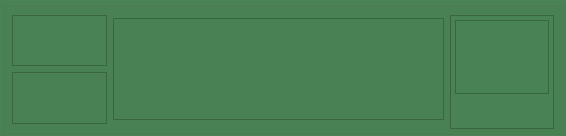
       <widget class="QGroupBox" name="groupBox_board" >
        <property name="minimumSize" >
         <size>
          <width>566</width>
          <height>136</height>
         </size>
        </property>
        <property name="maximumSize" >
         <size>
          <width>566</width>
          <height>136</height>
         </size>
        </property>
        <property name="palette" >
         <palette>
          <active>
           <colorrole role="WindowText" >
            <brush brushstyle="SolidPattern" >
             <color alpha="255" >
              <red>0</red>
              <green>0</green>
              <blue>0</blue>
             </color>
            </brush>
           </colorrole>
           <colorrole role="Button" >
            <brush brushstyle="SolidPattern" >
             <color alpha="255" >
              <red>221</red>
              <green>223</green>
              <blue>228</blue>
             </color>
            </brush>
           </colorrole>
           <colorrole role="Light" >
            <brush brushstyle="SolidPattern" >
             <color alpha="255" >
              <red>255</red>
              <green>255</green>
              <blue>255</blue>
             </color>
            </brush>
           </colorrole>
           <colorrole role="Midlight" >
            <brush brushstyle="SolidPattern" >
             <color alpha="255" >
              <red>255</red>
              <green>255</green>
              <blue>255</blue>
             </color>
            </brush>
           </colorrole>
           <colorrole role="Dark" >
            <brush brushstyle="SolidPattern" >
             <color alpha="255" >
              <red>85</red>
              <green>85</green>
              <blue>85</blue>
             </color>
            </brush>
           </colorrole>
           <colorrole role="Mid" >
            <brush brushstyle="SolidPattern" >
             <color alpha="255" >
              <red>199</red>
              <green>199</green>
              <blue>199</blue>
             </color>
            </brush>
           </colorrole>
           <colorrole role="Text" >
            <brush brushstyle="SolidPattern" >
             <color alpha="255" >
              <red>0</red>
              <green>0</green>
              <blue>0</blue>
             </color>
            </brush>
           </colorrole>
           <colorrole role="BrightText" >
            <brush brushstyle="SolidPattern" >
             <color alpha="255" >
              <red>255</red>
              <green>255</green>
              <blue>255</blue>
             </color>
            </brush>
           </colorrole>
           <colorrole role="ButtonText" >
            <brush brushstyle="SolidPattern" >
             <color alpha="255" >
              <red>0</red>
              <green>0</green>
              <blue>0</blue>
             </color>
            </brush>
           </colorrole>
           <colorrole role="Base" >
            <brush brushstyle="SolidPattern" >
             <color alpha="255" >
              <red>255</red>
              <green>255</green>
              <blue>255</blue>
             </color>
            </brush>
           </colorrole>
           <colorrole role="Window" >
            <brush brushstyle="SolidPattern" >
             <color alpha="255" >
              <red>74</red>
              <green>131</green>
              <blue>83</blue>
             </color>
            </brush>
           </colorrole>
           <colorrole role="Shadow" >
            <brush brushstyle="SolidPattern" >
             <color alpha="255" >
              <red>0</red>
              <green>0</green>
              <blue>0</blue>
             </color>
            </brush>
           </colorrole>
           <colorrole role="Highlight" >
            <brush brushstyle="SolidPattern" >
             <color alpha="255" >
              <red>103</red>
              <green>141</green>
              <blue>178</blue>
             </color>
            </brush>
           </colorrole>
           <colorrole role="HighlightedText" >
            <brush brushstyle="SolidPattern" >
             <color alpha="255" >
              <red>255</red>
              <green>255</green>
              <blue>255</blue>
             </color>
            </brush>
           </colorrole>
           <colorrole role="Link" >
            <brush brushstyle="SolidPattern" >
             <color alpha="255" >
              <red>0</red>
              <green>0</green>
              <blue>238</blue>
             </color>
            </brush>
           </colorrole>
           <colorrole role="LinkVisited" >
            <brush brushstyle="SolidPattern" >
             <color alpha="255" >
              <red>82</red>
              <green>24</green>
              <blue>139</blue>
             </color>
            </brush>
           </colorrole>
           <colorrole role="AlternateBase" >
            <brush brushstyle="SolidPattern" >
             <color alpha="255" >
              <red>232</red>
              <green>232</green>
              <blue>232</blue>
             </color>
            </brush>
           </colorrole>
          </active>
          <inactive>
           <colorrole role="WindowText" >
            <brush brushstyle="SolidPattern" >
             <color alpha="255" >
              <red>0</red>
              <green>0</green>
              <blue>0</blue>
             </color>
            </brush>
           </colorrole>
           <colorrole role="Button" >
            <brush brushstyle="SolidPattern" >
             <color alpha="255" >
              <red>221</red>
              <green>223</green>
              <blue>228</blue>
             </color>
            </brush>
           </colorrole>
           <colorrole role="Light" >
            <brush brushstyle="SolidPattern" >
             <color alpha="255" >
              <red>255</red>
              <green>255</green>
              <blue>255</blue>
             </color>
            </brush>
           </colorrole>
           <colorrole role="Midlight" >
            <brush brushstyle="SolidPattern" >
             <color alpha="255" >
              <red>255</red>
              <green>255</green>
              <blue>255</blue>
             </color>
            </brush>
           </colorrole>
           <colorrole role="Dark" >
            <brush brushstyle="SolidPattern" >
             <color alpha="255" >
              <red>85</red>
              <green>85</green>
              <blue>85</blue>
             </color>
            </brush>
           </colorrole>
           <colorrole role="Mid" >
            <brush brushstyle="SolidPattern" >
             <color alpha="255" >
              <red>199</red>
              <green>199</green>
              <blue>199</blue>
             </color>
            </brush>
           </colorrole>
           <colorrole role="Text" >
            <brush brushstyle="SolidPattern" >
             <color alpha="255" >
              <red>0</red>
              <green>0</green>
              <blue>0</blue>
             </color>
            </brush>
           </colorrole>
           <colorrole role="BrightText" >
            <brush brushstyle="SolidPattern" >
             <color alpha="255" >
              <red>255</red>
              <green>255</green>
              <blue>255</blue>
             </color>
            </brush>
           </colorrole>
           <colorrole role="ButtonText" >
            <brush brushstyle="SolidPattern" >
             <color alpha="255" >
              <red>0</red>
              <green>0</green>
              <blue>0</blue>
             </color>
            </brush>
           </colorrole>
           <colorrole role="Base" >
            <brush brushstyle="SolidPattern" >
             <color alpha="255" >
              <red>255</red>
              <green>255</green>
              <blue>255</blue>
             </color>
            </brush>
           </colorrole>
           <colorrole role="Window" >
            <brush brushstyle="SolidPattern" >
             <color alpha="255" >
              <red>74</red>
              <green>131</green>
              <blue>83</blue>
             </color>
            </brush>
           </colorrole>
           <colorrole role="Shadow" >
            <brush brushstyle="SolidPattern" >
             <color alpha="255" >
              <red>0</red>
              <green>0</green>
              <blue>0</blue>
             </color>
            </brush>
           </colorrole>
           <colorrole role="Highlight" >
            <brush brushstyle="SolidPattern" >
             <color alpha="255" >
              <red>103</red>
              <green>141</green>
              <blue>178</blue>
             </color>
            </brush>
           </colorrole>
           <colorrole role="HighlightedText" >
            <brush brushstyle="SolidPattern" >
             <color alpha="255" >
              <red>255</red>
              <green>255</green>
              <blue>255</blue>
             </color>
            </brush>
           </colorrole>
           <colorrole role="Link" >
            <brush brushstyle="SolidPattern" >
             <color alpha="255" >
              <red>0</red>
              <green>0</green>
              <blue>238</blue>
             </color>
            </brush>
           </colorrole>
           <colorrole role="LinkVisited" >
            <brush brushstyle="SolidPattern" >
             <color alpha="255" >
              <red>82</red>
              <green>24</green>
              <blue>139</blue>
             </color>
            </brush>
           </colorrole>
           <colorrole role="AlternateBase" >
            <brush brushstyle="SolidPattern" >
             <color alpha="255" >
              <red>232</red>
              <green>232</green>
              <blue>232</blue>
             </color>
            </brush>
           </colorrole>
          </inactive>
          <disabled>
           <colorrole role="WindowText" >
            <brush brushstyle="SolidPattern" >
             <color alpha="255" >
              <red>128</red>
              <green>128</green>
              <blue>128</blue>
             </color>
            </brush>
           </colorrole>
           <colorrole role="Button" >
            <brush brushstyle="SolidPattern" >
             <color alpha="255" >
              <red>221</red>
              <green>223</green>
              <blue>228</blue>
             </color>
            </brush>
           </colorrole>
           <colorrole role="Light" >
            <brush brushstyle="SolidPattern" >
             <color alpha="255" >
              <red>255</red>
              <green>255</green>
              <blue>255</blue>
             </color>
            </brush>
           </colorrole>
           <colorrole role="Midlight" >
            <brush brushstyle="SolidPattern" >
             <color alpha="255" >
              <red>255</red>
              <green>255</green>
              <blue>255</blue>
             </color>
            </brush>
           </colorrole>
           <colorrole role="Dark" >
            <brush brushstyle="SolidPattern" >
             <color alpha="255" >
              <red>85</red>
              <green>85</green>
              <blue>85</blue>
             </color>
            </brush>
           </colorrole>
           <colorrole role="Mid" >
            <brush brushstyle="SolidPattern" >
             <color alpha="255" >
              <red>199</red>
              <green>199</green>
              <blue>199</blue>
             </color>
            </brush>
           </colorrole>
           <colorrole role="Text" >
            <brush brushstyle="SolidPattern" >
             <color alpha="255" >
              <red>199</red>
              <green>199</green>
              <blue>199</blue>
             </color>
            </brush>
           </colorrole>
           <colorrole role="BrightText" >
            <brush brushstyle="SolidPattern" >
             <color alpha="255" >
              <red>255</red>
              <green>255</green>
              <blue>255</blue>
             </color>
            </brush>
           </colorrole>
           <colorrole role="ButtonText" >
            <brush brushstyle="SolidPattern" >
             <color alpha="255" >
              <red>128</red>
              <green>128</green>
              <blue>128</blue>
             </color>
            </brush>
           </colorrole>
           <colorrole role="Base" >
            <brush brushstyle="SolidPattern" >
             <color alpha="255" >
              <red>74</red>
              <green>131</green>
              <blue>83</blue>
             </color>
            </brush>
           </colorrole>
           <colorrole role="Window" >
            <brush brushstyle="SolidPattern" >
             <color alpha="255" >
              <red>74</red>
              <green>131</green>
              <blue>83</blue>
             </color>
            </brush>
           </colorrole>
           <colorrole role="Shadow" >
            <brush brushstyle="SolidPattern" >
             <color alpha="255" >
              <red>0</red>
              <green>0</green>
              <blue>0</blue>
             </color>
            </brush>
           </colorrole>
           <colorrole role="Highlight" >
            <brush brushstyle="SolidPattern" >
             <color alpha="255" >
              <red>86</red>
              <green>117</green>
              <blue>148</blue>
             </color>
            </brush>
           </colorrole>
           <colorrole role="HighlightedText" >
            <brush brushstyle="SolidPattern" >
             <color alpha="255" >
              <red>255</red>
              <green>255</green>
              <blue>255</blue>
             </color>
            </brush>
           </colorrole>
           <colorrole role="Link" >
            <brush brushstyle="SolidPattern" >
             <color alpha="255" >
              <red>0</red>
              <green>0</green>
              <blue>238</blue>
             </color>
            </brush>
           </colorrole>
           <colorrole role="LinkVisited" >
            <brush brushstyle="SolidPattern" >
             <color alpha="255" >
              <red>82</red>
              <green>24</green>
              <blue>139</blue>
             </color>
            </brush>
           </colorrole>
           <colorrole role="AlternateBase" >
            <brush brushstyle="SolidPattern" >
             <color alpha="255" >
              <red>232</red>
              <green>232</green>
              <blue>232</blue>
             </color>
            </brush>
           </colorrole>
          </disabled>
         </palette>
        </property>
        <property name="autoFillBackground" >
         <bool>true</bool>
        </property>
        <property name="title" >
         <string/>
        </property>
        <layout class="QGridLayout" >
         <property name="margin" >
          <number>9</number>
         </property>
         <property name="spacing" >
          <number>6</number>
         </property>
         <item row="0" column="1" >
          <widget class="QFrame" name="frame_5" >
           <property name="sizePolicy" >
            <sizepolicy>
             <hsizetype>0</hsizetype>
             <vsizetype>0</vsizetype>
             <horstretch>0</horstretch>
             <verstretch>0</verstretch>
            </sizepolicy>
           </property>
           <property name="minimumSize" >
            <size>
             <width>331</width>
             <height>102</height>
            </size>
           </property>
           <property name="maximumSize" >
            <size>
             <width>331</width>
             <height>102</height>
            </size>
           </property>
           <property name="frameShape" >
            <enum>QFrame::StyledPanel</enum>
           </property>
           <property name="frameShadow" >
            <enum>QFrame::Raised</enum>
           </property>
           <layout class="QGridLayout" >
            <property name="margin" >
             <number>9</number>
            </property>
            <property name="spacing" >
             <number>6</number>
            </property>
            <item row="0" column="2" >
             <widget class="QLabel" name="label_bc3" />
            </item>
            <item row="0" column="1" >
             <widget class="QLabel" name="label_bc2" />
            </item>
            <item row="0" column="3" >
             <widget class="QLabel" name="label_bc4" />
            </item>
            <item row="0" column="0" >
             <widget class="QLabel" name="label_bc1" />
            </item>
            <item row="0" column="4" >
             <widget class="QLabel" name="label_bc5" />
            </item>
           </layout>
          </widget>
         </item>
         <item row="0" column="2" >
          <widget class="QFrame" name="frame_4" >
           <property name="sizePolicy" >
            <sizepolicy>
             <hsizetype>0</hsizetype>
             <vsizetype>0</vsizetype>
             <horstretch>0</horstretch>
             <verstretch>0</verstretch>
            </sizepolicy>
           </property>
           <property name="minimumSize" >
            <size>
             <width>104</width>
             <height>114</height>
            </size>
           </property>
           <property name="autoFillBackground" >
            <bool>true</bool>
           </property>
           <property name="frameShape" >
            <enum>QFrame::StyledPanel</enum>
           </property>
           <property name="frameShadow" >
            <enum>QFrame::Raised</enum>
           </property>
           <layout class="QGridLayout" >
            <property name="margin" >
             <number>4</number>
            </property>
            <property name="spacing" >
             <number>4</number>
            </property>
            <item row="0" column="0" >
             <widget class="QFrame" name="frame_Pot" >
              <property name="autoFillBackground" >
               <bool>true</bool>
              </property>
              <property name="frameShape" >
               <enum>QFrame::StyledPanel</enum>
              </property>
              <property name="frameShadow" >
               <enum>QFrame::Raised</enum>
              </property>
              <layout class="QGridLayout" >
               <property name="margin" >
                <number>4</number>
               </property>
               <property name="spacing" >
                <number>0</number>
               </property>
               <item row="0" column="0" >
                <widget class="QLabel" name="label_Pot" >
                 <property name="minimumSize" >
                  <size>
                   <width>0</width>
                   <height>30</height>
                  </size>
                 </property>
                 <property name="maximumSize" >
                  <size>
                   <width>16777215</width>
                   <height>30</height>
                  </size>
                 </property>
                 <property name="autoFillBackground" >
                  <bool>true</bool>
                 </property>
                 <property name="text" >
                  <string/>
                 </property>
                </widget>
               </item>
               <item row="1" column="0" >
                <widget class="QLabel" name="textLabel_Pot" >
                 <property name="minimumSize" >
                  <size>
                   <width>0</width>
                   <height>25</height>
                  </size>
                 </property>
                 <property name="maximumSize" >
                  <size>
                   <width>16777215</width>
                   <height>25</height>
                  </size>
                 </property>
                 <property name="autoFillBackground" >
                  <bool>true</bool>
                 </property>
                </widget>
               </item>
              </layout>
             </widget>
            </item>
            <item row="1" column="0" >
             <layout class="QHBoxLayout" >
              <property name="margin" >
               <number>0</number>
              </property>
              <property name="spacing" >
               <number>4</number>
              </property>
              <item>
               <widget class="QLabel" name="label_Sets" >
                <property name="minimumSize" >
                 <size>
                  <width>0</width>
                  <height>26</height>
                 </size>
                </property>
                <property name="maximumSize" >
                 <size>
                  <width>16777215</width>
                  <height>26</height>
                 </size>
                </property>
                <property name="alignment" >
                 <set>Qt::AlignCenter</set>
                </property>
               </widget>
              </item>
              <item>
               <widget class="QLabel" name="textLabel_Sets" >
                <property name="minimumSize" >
                 <size>
                  <width>0</width>
                  <height>26</height>
                 </size>
                </property>
                <property name="maximumSize" >
                 <size>
                  <width>16777215</width>
                  <height>26</height>
                 </size>
                </property>
                <property name="alignment" >
                 <set>Qt::AlignCenter</set>
                </property>
               </widget>
              </item>
             </layout>
            </item>
           </layout>
          </widget>
         </item>
         <item row="0" column="0" >
          <layout class="QGridLayout" >
           <property name="margin" >
            <number>0</number>
           </property>
           <property name="spacing" >
            <number>6</number>
           </property>
           <item row="1" column="0" >
            <widget class="QFrame" name="frame_11" >
             <property name="minimumSize" >
              <size>
               <width>95</width>
               <height>16</height>
              </size>
             </property>
             <property name="frameShape" >
              <enum>QFrame::StyledPanel</enum>
             </property>
             <property name="frameShadow" >
              <enum>QFrame::Raised</enum>
             </property>
             <layout class="QGridLayout" >
              <property name="margin" >
               <number>3</number>
              </property>
              <property name="spacing" >
               <number>0</number>
              </property>
              <item rowspan="2" row="1" column="0" >
               <widget class="QLabel" name="textLabel_handNumber" >
                <property name="minimumSize" >
                 <size>
                  <width>0</width>
                  <height>22</height>
                 </size>
                </property>
                <property name="maximumSize" >
                 <size>
                  <width>16777215</width>
                  <height>22</height>
                 </size>
                </property>
                <property name="alignment" >
                 <set>Qt::AlignCenter</set>
                </property>
               </widget>
              </item>
              <item row="0" column="0" >
               <widget class="QLabel" name="textLabel_gameNumber" >
                <property name="minimumSize" >
                 <size>
                  <width>0</width>
                  <height>22</height>
                 </size>
                </property>
                <property name="maximumSize" >
                 <size>
                  <width>16777215</width>
                  <height>22</height>
                 </size>
                </property>
                <property name="alignment" >
                 <set>Qt::AlignCenter</set>
                </property>
               </widget>
              </item>
             </layout>
            </widget>
           </item>
           <item row="0" column="0" >
            <widget class="QFrame" name="frame_handLabel" >
             <property name="minimumSize" >
              <size>
               <width>95</width>
               <height>36</height>
              </size>
             </property>
             <property name="autoFillBackground" >
              <bool>true</bool>
             </property>
             <property name="frameShape" >
              <enum>QFrame::StyledPanel</enum>
             </property>
             <property name="frameShadow" >
              <enum>QFrame::Raised</enum>
             </property>
             <layout class="QGridLayout" >
              <property name="margin" >
               <number>3</number>
              </property>
              <property name="spacing" >
               <number>0</number>
              </property>
              <item row="0" column="0" >
               <widget class="QLabel" name="textLabel_handLabel" >
                <property name="alignment" >
                 <set>Qt::AlignCenter</set>
                </property>
               </widget>
              </item>
             </layout>
            </widget>
           </item>
          </layout>
         </item>
        </layout>
       </widget>
